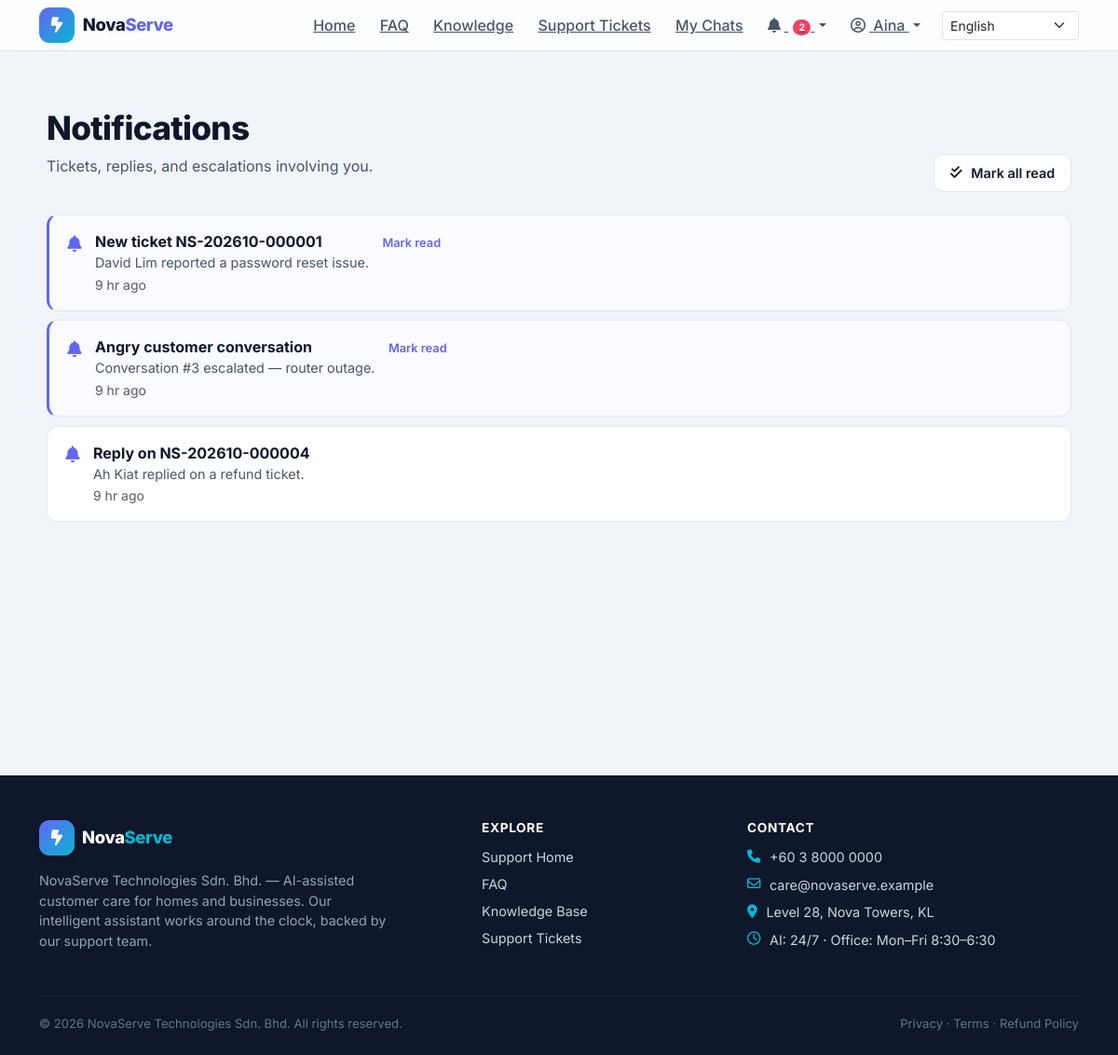
/notifications.php (signed in), run on the app's committed database.
### tables this page shows
CREATE TABLE users (
  id            INT UNSIGNED AUTO_INCREMENT PRIMARY KEY,
  role          ENUM('super_admin','staff','content_mgr','customer') NOT NULL DEFAULT 'customer',
  name          VARCHAR(120) NOT NULL,
  email         VARCHAR(160) NOT NULL UNIQUE,
  phone         VARCHAR(40)  NULL,
  password      VARCHAR(255) NOT NULL,
  status        ENUM('active','disabled','pending') NOT NULL DEFAULT 'active',
  last_login_at DATETIME NULL,
  created_at    DATETIME NOT NULL DEFAULT CURRENT_TIMESTAMP,
  updated_at    DATETIME NOT NULL DEFAULT CURRENT_TIMESTAMP ON UPDATE CURRENT_TIMESTAMP,
  INDEX idx_users_role (role),
  INDEX idx_users_status (status)
);

CREATE TABLE notifications (
  id        INT UNSIGNED AUTO_INCREMENT PRIMARY KEY,
  user_id   INT UNSIGNED NOT NULL,
  type      VARCHAR(40) NOT NULL,
  title     VARCHAR(200) NOT NULL,
  body      VARCHAR(500) NULL,
  link      VARCHAR(300) NULL,
  is_read   TINYINT(1) NOT NULL DEFAULT 0,
  created_at DATETIME NOT NULL DEFAULT CURRENT_TIMESTAMP,
  CONSTRAINT fk_notif_user FOREIGN KEY (user_id) REFERENCES users(id) ON DELETE CASCADE,
  INDEX idx_notif_user (user_id, is_read)
);

### includes/bootstrap.php (called while the page is built, shortened)
<?php
require_once __DIR__ . '/../config/db.php';
function app_base(): string
{
    if (defined('APP_URL') && APP_URL !== '') {
        return APP_URL;
    }
    $script = str_replace('\\', '/', dirname($_SERVER['SCRIPT_NAME'] ?? '/'));
    return rtrim($script, '/');
}

### includes/helpers.php (called while the page is built, shortened)
<?php
require_once __DIR__ . '/bootstrap.php';
function e(?string $value): string
{
    return htmlspecialchars((string) $value, ENT_QUOTES | ENT_SUBSTITUTE, 'UTF-8');
}
function url(string $path = ''): string
{
    $base = rtrim(app_base(), '/');
    return $base . '/' . $path;
}
function time_ago(?string $ts): string
{
    $diff = time() - strtotime($ts);
    if ($diff < 86400) return floor($diff / 3600) . ' hr ago';
    return fmt_date($ts, 'd M Y H:i');
}

### config/db.php (called while the page is built, shortened)
<?php
function db(): PDO
{
    static $pdo = null;
    if ($pdo instanceof PDO) {
        return $pdo;
    }
    $cfgFile = __DIR__ . '/install_config.php';
    if (is_file($cfgFile)) {
        $cfg = require $cfgFile;
        $host = $cfg['db_host'] ?? DB_HOST;
        $port = $cfg['db_port'] ?? DB_PORT;
        $name = $cfg['db_name'] ?? DB_NAME;
        $user = $cfg['db_user'] ?? DB_USER;
        $pass = $cfg['db_pass'] ?? DB_PASS;
    } else {
        $host = DB_HOST;
        $port = DB_PORT;
        $name = DB_NAME;
        $user = DB_USER;
        $pass = DB_PASS;
    }
    $dsn = "mysql:host={$host};port={$port};dbname={$name};charset=utf8mb4";
    try {
        $pdo = new PDO($dsn, $user, $pass, [
            PDO::ATTR_ERRMODE            => PDO::ERRMODE_EXCEPTION,
            PDO::ATTR_DEFAULT_FETCH_MODE => PDO::FETCH_ASSOC,
            PDO::ATTR_EMULATE_PREPARES   => false,
        ]);
    } catch (PDOException $e) {
        error_log('DB connection failed: ' . $e->getMessage());
        http_response_code(500);
        if (APP_DEBUG) {
            exit('Database connection failed: ' . htmlspecialchars($e->getMessage()));
        }
        exit('Something went wrong. Please try again later.');
    }
    return $pdo;
}

### includes/auth.php (called while the page is built, shortened)
<?php
require_once __DIR__ . '/helpers.php';
function current_user(): ?array
{
    static $cached = null;
    if ($cached !== null) {
        return $cached['id'] == $_SESSION['user_id'] ? $cached['row'] : null;
    }
    try {
        $stmt = db()->prepare('SELECT * FROM users WHERE id = :id AND status = "active" LIMIT 1');
        $stmt->execute([':id' => $_SESSION['user_id']]);
        $row = $stmt->fetch() ?: null;
    } catch (Throwable $e) {
        $row = null;
    }
    $cached = ['id' => $_SESSION['user_id'], 'row' => $row];
    return $row;
}
function is_logged_in(): bool
{
    return current_user() !== null;
}
function require_login(): void
{
    if (!is_logged_in()) {
        $_SESSION['intended'] = $_SERVER['REQUEST_URI'] ?? '/';
        redirect('login.php');
    }
}

### notifications.php (the view, shortened to what this page needs)
<?php
require_once __DIR__ . '/includes/auth.php';
require_login();
$me = current_user();
$notifs = db()->prepare('SELECT * FROM notifications WHERE user_id = :u ORDER BY is_read ASC, created_at DESC');
$notifs->execute([':u' => $me['id']]);
$rows = $notifs->fetchAll();
require __DIR__ . '/includes/header.php';
?>
<div class="container ns-page">
  <div class="ns-page-head"><div><h1 class="ns-h1">Notifications</h1>
    <p class="ns-lead">Tickets, replies, and escalations involving you.</p></div>
  <a class="ns-btn-ghost" href="<?= url('notifications.php?mark_all=1') ?>"><i class="fa-solid fa-check-double me-1"></i>Mark all read</a></div>
  <?php if (!$rows): ?>
    <div class="ns-empty text-center py-5"><i class="fa-regular fa-bell-slash ns-empty-ico"></i><p>No notifications.</p></div>
  <?php else: ?>
    <div class="ns-notif-list">
      <?php foreach ($rows as $n): ?>
        <div class="ns-notif <?= $n['is_read'] ? '' : 'is-unread' ?>">
          <div class="ns-notif-ico"><i class="fa-solid fa-bell"></i></div>
          <div class="ns-notif-body">
            <strong><?= e($n['title']) ?></strong>
            <?php if ($n['body']): ?><p class="mb-0"><?= e($n['body']) ?></p><?php endif; ?>
            <small class="text-muted"><?= time_ago($n['created_at']) ?></small>
          </div>
          <div class="ns-notif-actions">
            <?php if (!$n['is_read']): ?>
              <a class="ns-notif-read" href="<?= url('notifications.php?read=' . $n['id']) ?>">Mark read</a>
            <?php endif; ?>
          </div>
        </div>
      <?php endforeach; ?>
    </div>
  <?php endif; ?>
</div>
<?php require __DIR__ . '/includes/footer.php'; ?>

### includes/header.php (shortened to what this page needs)
<?php
require_once __DIR__ . '/auth.php';
$user = current_user();
$unreadNotif = 0;
if ($user) {
    try {
        $s = db()->prepare('SELECT COUNT(*) c FROM notifications WHERE user_id = :id AND is_read = 0');
        $s->execute([':id' => $user['id']]);
        $unreadNotif = (int) $s->fetch()['c'];
    } catch (Throwable $e) {}
}
$lang = $_SESSION['lang'] ?? 'en';
?>
<!doctype html>
<html lang="<?= $lang === 'ms' ? 'ms' : ($lang === 'zh' ? 'zh' : 'en') ?>">
<head>
<link href="https://cdn.jsdelivr.net/npm/bootstrap@5.3.3/dist/css/bootstrap.min.css" rel="stylesheet">
<link href="https://cdnjs.cloudflare.com/ajax/libs/font-awesome/6.5.1/css/all.min.css" rel="stylesheet">
<link href="<?= url('assets/css/style.css') ?>" rel="stylesheet">
</head>
<body class="ns-customer">
<nav class="ns-navbar navbar navbar-expand-lg fixed-top">
  <div class="container">
    <a class="ns-brand" href="<?= url('index.php') ?>">
      <span class="ns-brand-mark"><i class="fa-solid fa-bolt-lightning"></i></span>
      <span class="ns-brand-text">Nova<span>Serve</span></span>
    </a>
    <div class="collapse navbar-collapse" id="nsNav">
      <ul class="navbar-nav ms-auto align-items-lg-center gap-lg-1">
        <li class="nav-item"><a class="ns-navlink" href="<?= url('index.php') ?>">Home</a></li>
        <li class="nav-item"><a class="ns-navlink" href="<?= url('faq.php') ?>">FAQ</a></li>
        <li class="nav-item"><a class="ns-navlink" href="<?= url('knowledge.php') ?>">Knowledge</a></li>
        <li class="nav-item"><a class="ns-navlink" href="<?= url('ticket.php') ?>">Support Tickets</a></li>
        <?php if ($user): ?>
          <li class="nav-item"><a class="ns-navlink" href="<?= url('conversations.php') ?>">My Chats</a></li>
          <li class="nav-item dropdown">
            <a class="ns-navlink dropdown-toggle" href="#" data-bs-toggle="dropdown">
              <i class="fa-solid fa-bell me-1"></i>
              <?php if ($unreadNotif > 0): ?><span class="ns-badge-dot"><?= $unreadNotif ?></span><?php endif; ?>
            </a>
          </li>
          <li class="nav-item dropdown">
            <a class="ns-navlink dropdown-toggle" href="#" data-bs-toggle="dropdown">
              <i class="fa-regular fa-circle-user me-1"></i> <?= e(explode(' ', $user['name'])[0]) ?>
            </a>
          </li>
        <?php else: ?>
          <li class="nav-item"><a class="ns-navlink" href="<?= url('login.php') ?>">Sign in</a></li>
          <li class="nav-item"><a class="ns-btn-cta" href="<?= url('register.php') ?>">Create account</a></li>
        <?php endif; ?>
        <li class="nav-item ms-lg-2">
          <div class="ns-lang">
            <select id="langSelect" class="form-select form-select-sm ns-lang-select" aria-label="Language">
              <option value="en" <?= $lang==='en'?'selected':'' ?>>English</option>
            </select>
          </div>
        </li>
      </ul>
    </div>
  </div>
</nav>
<main class="ns-main">

### assets/css/style.css (style rules this page uses)
:root { --ns-indigo: #6366f1; --ns-indigo-dark: #4f46e5; --ns-cyan: #06b6d4; --ns-green: #10b981; --ns-amber: #f59e0b; --ns-rose: #f43f5e; --ns-violet: #8b5cf6; --ns-ink: #0f172a; --ns-ink-soft: #475569; --ns-muted: #94a3b8; --ns-line: #e2e8f0; --ns-surface: #ffffff; --ns-surface-2: #f8fafc; --ns-bg: #f1f5f9; --ns-grad: linear-gradient(135deg, #6366f1 0%, #06b6d4 100%); --ns-radius: 14px; --ns-radius-lg: 20px; --ns-shadow: 0 10px 30px -12px rgba(15, 23, 42, .25); --ns-shadow-sm: 0 4px 14px -6px rgba(15, 23, 42, .2); }
* { box-sizing: border-box; }
body.ns-customer { font-family: 'Inter', system-ui, -apple-system, sans-serif; background: var(--ns-bg); color: var(--ns-ink); margin: 0; line-height: 1.5; }
.ns-navbar { background: rgba(255,255,255,.85); backdrop-filter: blur(12px); border-bottom: 1px solid var(--ns-line); z-index: 1030; }
.ns-brand { display: inline-flex; align-items: center; gap: .55rem; text-decoration: none; }
.ns-brand-mark { width: 38px; height: 38px; border-radius: 11px; background: var(--ns-grad); display: inline-flex; align-items: center; justify-content: center; color: #fff; font-size: 1.05rem; box-shadow: var(--ns-shadow-sm); }
.ns-brand-text { font-weight: 800; font-size: 1.15rem; color: var(--ns-ink); letter-spacing: -.02em; }
.ns-brand-text span { color: var(--ns-indigo); }
.ns-navlink { color: var(--ns-ink-soft); font-weight: 500; padding: .35rem .7rem; border-radius: 9px; transition: .18s; }
.ns-badge-dot { background: var(--ns-rose); color: #fff; font-size: .65rem; border-radius: 20px; padding: .1rem .4rem; margin-left: .3rem; font-weight: 700; }
.ns-lang-select { width: auto; min-width: 130px; }
.ns-btn-ghost { display: inline-flex; align-items: center; gap: .35rem; background: #fff; color: var(--ns-ink); border: 1px solid var(--ns-line); border-radius: 11px; padding: .55rem 1.05rem; font-weight: 600; font-size: .9rem; cursor: pointer; text-decoration: none; transition: .18s; }
.ns-main { min-height: 100vh; padding-top: 84px; padding-bottom: 60px; }
.ns-page { max-width: 1100px; margin: 0 auto; padding: 32px 0; }
.ns-page-head { display: flex; justify-content: space-between; align-items: flex-end; flex-wrap: wrap; gap: 1rem; margin-bottom: 1.5rem; }
.ns-h1 { font-weight: 800; letter-spacing: -.02em; font-size: clamp(1.6rem, 4vw, 2.2rem); color: var(--ns-ink); }
.ns-lead { color: var(--ns-ink-soft); }
.ns-notif-list { display: flex; flex-direction: column; gap: .6rem; }
.ns-notif { display: flex; gap: .9rem; align-items: flex-start; background: var(--ns-surface); border: 1px solid var(--ns-line); border-radius: 12px; padding: 1rem 1.2rem; }
.ns-notif.is-unread { border-left: 3px solid var(--ns-indigo); background: #fafaff; }
.ns-notif-ico { color: var(--ns-indigo); font-size: 1.1rem; margin-top: .1rem; }
.ns-notif-body p { font-size: .9rem; color: var(--ns-ink-soft); }
.ns-notif-read { color: var(--ns-indigo); font-size: .8rem; font-weight: 600; text-decoration: none; }

### data on the page
users: name "Aina"
notifications: title "New ticket NS-202610-000001", body "David Lim reported a password reset issue.", created_at "9 hr ago"
notifications: title "Angry customer conversation", body "Conversation #3 escalated — router outage.", created_at "9 hr ago"
notifications: title "Reply on NS-202610-000004", body "Ah Kiat replied on a refund ticket.", created_at "9 hr ago"

### other printed values
$unreadNotif "2"
